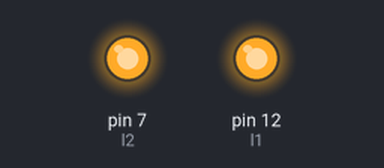
Bench run of a sketch on a simulated Arduino Uno, built with avr-gcc and run on an emulated ATmega328P. Parts: output pins drawn as LEDs (lit = HIGH). Pins used as bus, display or sensor lines are not drawn.

Above: at 2.7 s.
At 6.1 s:
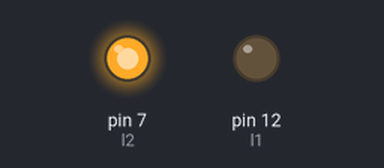
Timing chart, 0 to 7.8 s (numbered marks = the images above):
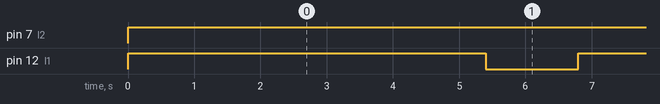

Measured:
- by itself, pin 7 (l2): LOW → HIGH at 0.00 s
- by itself, pin 12 (l1): alternates HIGH for 5.4 s and LOW for 1.4 s

The sketch:

infinity_loop_code.ino
```cpp
/* Infinity loop motion clockwise at start */

/* r1 == front_right , r2 == back_right  , l1 == front_left , l2 == back_left */


int r1 = 13  , l1 = 12  , r2 = 8  , l2 = 7  ;
int t1 = 1400 , t2 = 2000 ;


void setup() {
  // put your setup code here, to run once:

  pinMode( r1 , OUTPUT );
  pinMode( l1 , OUTPUT );
  pinMode( r2 , OUTPUT );
  pinMode( l2 , OUTPUT );


}

void loop() {
  // put your main code here, to run repeatedly:


  // forward

  digitalWrite( r2 , HIGH );
  digitalWrite( l2 , HIGH );
  digitalWrite( r1 , HIGH );
  digitalWrite( l1 , HIGH );
  delay( t2 );


  // half circle motion clockwise

  digitalWrite( r2 , HIGH );
  digitalWrite( l2 , HIGH );
  digitalWrite( r1 , LOW );
  digitalWrite( l1 , HIGH );
  delay( t1 );


  // forward again

  digitalWrite( r2 , HIGH );
  digitalWrite( l2 , HIGH );
  digitalWrite( r1 , HIGH );
  digitalWrite( l1 , HIGH );
  delay( t2 );


  // half circle motion anti-clockwise

  digitalWrite( r2 , HIGH );
  digitalWrite( l2 , HIGH );
  digitalWrite( r1 , HIGH );
  digitalWrite( l1 , LOW );
  delay( t1 );


}
```
